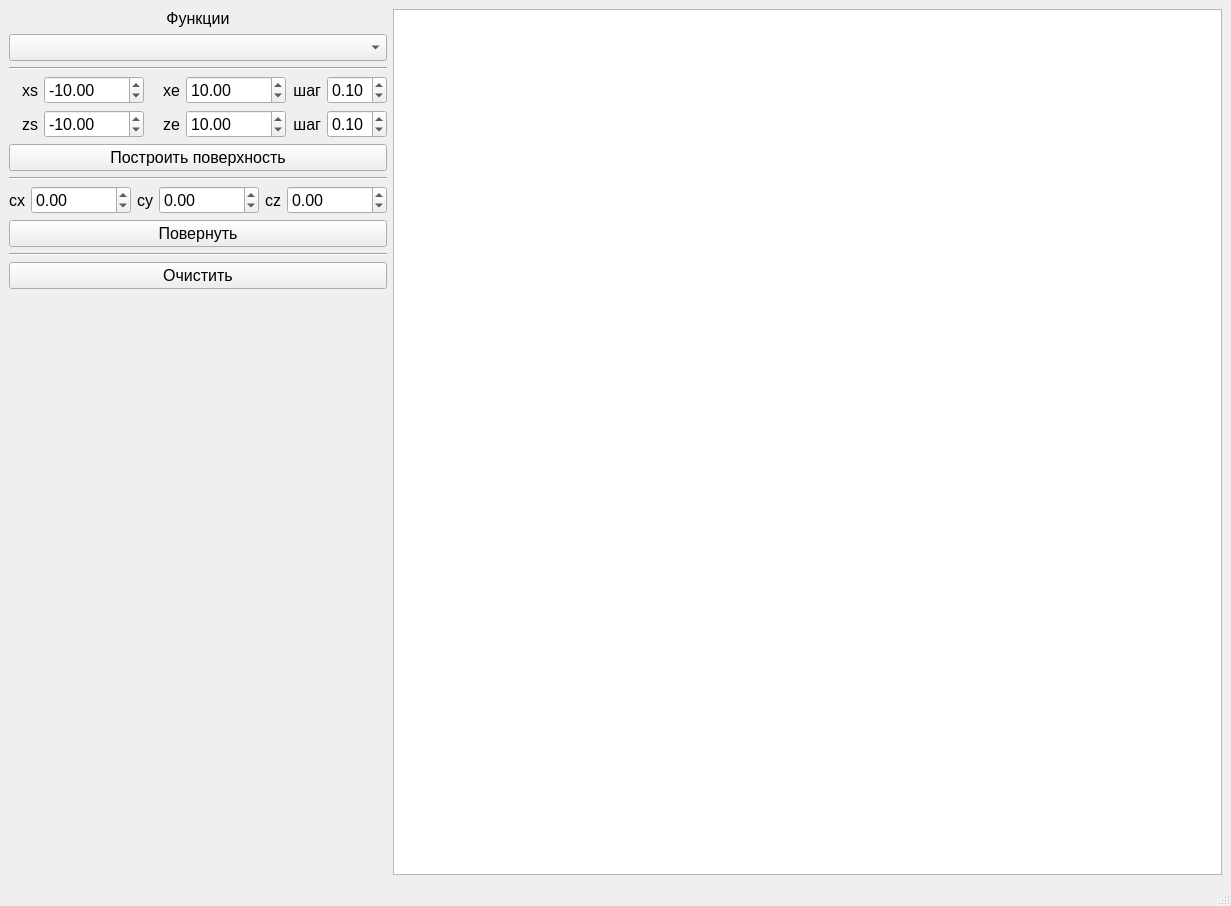
<?xml version="1.0" encoding="UTF-8"?>
<ui version="4.0">
 <class>MainWindow</class>
 <widget class="QMainWindow" name="MainWindow">
  <property name="geometry">
   <rect>
    <x>0</x>
    <y>0</y>
    <width>1231</width>
    <height>906</height>
   </rect>
  </property>
  <property name="windowTitle">
   <string>MainWindow</string>
  </property>
  <widget class="QWidget" name="centralwidget">
   <layout class="QHBoxLayout" name="horizontalLayout_2">
    <item>
     <layout class="QVBoxLayout" name="verticalLayout">
      <item>
       <widget class="QLabel" name="label">
        <property name="sizePolicy">
         <sizepolicy hsizetype="Minimum" vsizetype="Preferred">
          <horstretch>0</horstretch>
          <verstretch>0</verstretch>
         </sizepolicy>
        </property>
        <property name="font">
         <font>
          <pointsize>12</pointsize>
         </font>
        </property>
        <property name="text">
         <string>Функции</string>
        </property>
        <property name="alignment">
         <set>Qt::AlignCenter</set>
        </property>
       </widget>
      </item>
      <item>
       <widget class="QComboBox" name="functionComboBox">
        <property name="sizePolicy">
         <sizepolicy hsizetype="Minimum" vsizetype="Fixed">
          <horstretch>0</horstretch>
          <verstretch>0</verstretch>
         </sizepolicy>
        </property>
        <property name="font">
         <font>
          <pointsize>12</pointsize>
         </font>
        </property>
       </widget>
      </item>
      <item>
       <widget class="Line" name="line">
        <property name="orientation">
         <enum>Qt::Horizontal</enum>
        </property>
       </widget>
      </item>
      <item>
       <layout class="QGridLayout" name="gridLayout_2">
        <item row="0" column="3">
         <widget class="QDoubleSpinBox" name="xe">
          <property name="sizePolicy">
           <sizepolicy hsizetype="Minimum" vsizetype="Fixed">
            <horstretch>0</horstretch>
            <verstretch>0</verstretch>
           </sizepolicy>
          </property>
          <property name="font">
           <font>
            <pointsize>12</pointsize>
           </font>
          </property>
          <property name="minimum">
           <double>-99999.000000000000000</double>
          </property>
          <property name="maximum">
           <double>99999.000000000000000</double>
          </property>
          <property name="value">
           <double>10.000000000000000</double>
          </property>
         </widget>
        </item>
        <item row="0" column="0">
         <widget class="QLabel" name="label_6">
          <property name="sizePolicy">
           <sizepolicy hsizetype="Minimum" vsizetype="Preferred">
            <horstretch>0</horstretch>
            <verstretch>0</verstretch>
           </sizepolicy>
          </property>
          <property name="font">
           <font>
            <pointsize>12</pointsize>
           </font>
          </property>
          <property name="text">
           <string>xs</string>
          </property>
          <property name="alignment">
           <set>Qt::AlignRight|Qt::AlignTrailing|Qt::AlignVCenter</set>
          </property>
         </widget>
        </item>
        <item row="1" column="0">
         <widget class="QLabel" name="label_7">
          <property name="sizePolicy">
           <sizepolicy hsizetype="Minimum" vsizetype="Preferred">
            <horstretch>0</horstretch>
            <verstretch>0</verstretch>
           </sizepolicy>
          </property>
          <property name="font">
           <font>
            <pointsize>12</pointsize>
           </font>
          </property>
          <property name="text">
           <string>zs</string>
          </property>
          <property name="alignment">
           <set>Qt::AlignRight|Qt::AlignTrailing|Qt::AlignVCenter</set>
          </property>
         </widget>
        </item>
        <item row="1" column="4">
         <widget class="QLabel" name="label_5">
          <property name="sizePolicy">
           <sizepolicy hsizetype="Minimum" vsizetype="Preferred">
            <horstretch>0</horstretch>
            <verstretch>0</verstretch>
           </sizepolicy>
          </property>
          <property name="font">
           <font>
            <pointsize>12</pointsize>
           </font>
          </property>
          <property name="text">
           <string>шаг</string>
          </property>
          <property name="alignment">
           <set>Qt::AlignRight|Qt::AlignTrailing|Qt::AlignVCenter</set>
          </property>
         </widget>
        </item>
        <item row="0" column="1">
         <widget class="QDoubleSpinBox" name="xs">
          <property name="sizePolicy">
           <sizepolicy hsizetype="Minimum" vsizetype="Fixed">
            <horstretch>0</horstretch>
            <verstretch>0</verstretch>
           </sizepolicy>
          </property>
          <property name="font">
           <font>
            <pointsize>12</pointsize>
           </font>
          </property>
          <property name="minimum">
           <double>-99999.000000000000000</double>
          </property>
          <property name="maximum">
           <double>99999.000000000000000</double>
          </property>
          <property name="value">
           <double>-10.000000000000000</double>
          </property>
         </widget>
        </item>
        <item row="0" column="2">
         <widget class="QLabel" name="label_2">
          <property name="sizePolicy">
           <sizepolicy hsizetype="Minimum" vsizetype="Preferred">
            <horstretch>0</horstretch>
            <verstretch>0</verstretch>
           </sizepolicy>
          </property>
          <property name="font">
           <font>
            <pointsize>12</pointsize>
           </font>
          </property>
          <property name="text">
           <string>xe</string>
          </property>
          <property name="alignment">
           <set>Qt::AlignRight|Qt::AlignTrailing|Qt::AlignVCenter</set>
          </property>
         </widget>
        </item>
        <item row="1" column="5">
         <widget class="QDoubleSpinBox" name="zd">
          <property name="sizePolicy">
           <sizepolicy hsizetype="Minimum" vsizetype="Fixed">
            <horstretch>0</horstretch>
            <verstretch>0</verstretch>
           </sizepolicy>
          </property>
          <property name="font">
           <font>
            <pointsize>12</pointsize>
           </font>
          </property>
          <property name="minimum">
           <double>0.010000000000000</double>
          </property>
          <property name="maximum">
           <double>2.000000000000000</double>
          </property>
          <property name="singleStep">
           <double>0.100000000000000</double>
          </property>
          <property name="value">
           <double>0.100000000000000</double>
          </property>
         </widget>
        </item>
        <item row="0" column="5">
         <widget class="QDoubleSpinBox" name="xd">
          <property name="sizePolicy">
           <sizepolicy hsizetype="Minimum" vsizetype="Fixed">
            <horstretch>0</horstretch>
            <verstretch>0</verstretch>
           </sizepolicy>
          </property>
          <property name="font">
           <font>
            <pointsize>12</pointsize>
           </font>
          </property>
          <property name="decimals">
           <number>2</number>
          </property>
          <property name="minimum">
           <double>0.010000000000000</double>
          </property>
          <property name="maximum">
           <double>2.000000000000000</double>
          </property>
          <property name="singleStep">
           <double>0.100000000000000</double>
          </property>
          <property name="value">
           <double>0.100000000000000</double>
          </property>
         </widget>
        </item>
        <item row="1" column="2">
         <widget class="QLabel" name="label_4">
          <property name="sizePolicy">
           <sizepolicy hsizetype="Minimum" vsizetype="Preferred">
            <horstretch>0</horstretch>
            <verstretch>0</verstretch>
           </sizepolicy>
          </property>
          <property name="font">
           <font>
            <pointsize>12</pointsize>
           </font>
          </property>
          <property name="text">
           <string>ze</string>
          </property>
          <property name="alignment">
           <set>Qt::AlignRight|Qt::AlignTrailing|Qt::AlignVCenter</set>
          </property>
         </widget>
        </item>
        <item row="1" column="3">
         <widget class="QDoubleSpinBox" name="ze">
          <property name="sizePolicy">
           <sizepolicy hsizetype="Minimum" vsizetype="Fixed">
            <horstretch>0</horstretch>
            <verstretch>0</verstretch>
           </sizepolicy>
          </property>
          <property name="font">
           <font>
            <pointsize>12</pointsize>
           </font>
          </property>
          <property name="minimum">
           <double>-99999.000000000000000</double>
          </property>
          <property name="maximum">
           <double>99999.000000000000000</double>
          </property>
          <property name="value">
           <double>10.000000000000000</double>
          </property>
         </widget>
        </item>
        <item row="0" column="4">
         <widget class="QLabel" name="label_3">
          <property name="sizePolicy">
           <sizepolicy hsizetype="Minimum" vsizetype="Preferred">
            <horstretch>0</horstretch>
            <verstretch>0</verstretch>
           </sizepolicy>
          </property>
          <property name="font">
           <font>
            <pointsize>12</pointsize>
           </font>
          </property>
          <property name="text">
           <string>шаг</string>
          </property>
          <property name="alignment">
           <set>Qt::AlignRight|Qt::AlignTrailing|Qt::AlignVCenter</set>
          </property>
         </widget>
        </item>
        <item row="1" column="1">
         <widget class="QDoubleSpinBox" name="zs">
          <property name="sizePolicy">
           <sizepolicy hsizetype="Minimum" vsizetype="Fixed">
            <horstretch>0</horstretch>
            <verstretch>0</verstretch>
           </sizepolicy>
          </property>
          <property name="font">
           <font>
            <pointsize>12</pointsize>
           </font>
          </property>
          <property name="minimum">
           <double>-99999.000000000000000</double>
          </property>
          <property name="maximum">
           <double>99999.000000000000000</double>
          </property>
          <property name="value">
           <double>-10.000000000000000</double>
          </property>
         </widget>
        </item>
       </layout>
      </item>
      <item>
       <widget class="QPushButton" name="buildButton">
        <property name="sizePolicy">
         <sizepolicy hsizetype="Minimum" vsizetype="Fixed">
          <horstretch>0</horstretch>
          <verstretch>0</verstretch>
         </sizepolicy>
        </property>
        <property name="font">
         <font>
          <pointsize>12</pointsize>
         </font>
        </property>
        <property name="text">
         <string>Построить поверхность</string>
        </property>
       </widget>
      </item>
      <item>
       <widget class="Line" name="line_2">
        <property name="orientation">
         <enum>Qt::Horizontal</enum>
        </property>
       </widget>
      </item>
      <item>
       <layout class="QHBoxLayout" name="horizontalLayout">
        <item>
         <widget class="QLabel" name="label_8">
          <property name="sizePolicy">
           <sizepolicy hsizetype="Minimum" vsizetype="Preferred">
            <horstretch>0</horstretch>
            <verstretch>0</verstretch>
           </sizepolicy>
          </property>
          <property name="font">
           <font>
            <pointsize>12</pointsize>
           </font>
          </property>
          <property name="text">
           <string>cx</string>
          </property>
          <property name="alignment">
           <set>Qt::AlignRight|Qt::AlignTrailing|Qt::AlignVCenter</set>
          </property>
         </widget>
        </item>
        <item>
         <widget class="QDoubleSpinBox" name="tx">
          <property name="sizePolicy">
           <sizepolicy hsizetype="Minimum" vsizetype="Fixed">
            <horstretch>0</horstretch>
            <verstretch>0</verstretch>
           </sizepolicy>
          </property>
          <property name="font">
           <font>
            <pointsize>12</pointsize>
           </font>
          </property>
          <property name="minimum">
           <double>-99999.000000000000000</double>
          </property>
          <property name="maximum">
           <double>99999.000000000000000</double>
          </property>
         </widget>
        </item>
        <item>
         <widget class="QLabel" name="label_9">
          <property name="sizePolicy">
           <sizepolicy hsizetype="Minimum" vsizetype="Preferred">
            <horstretch>0</horstretch>
            <verstretch>0</verstretch>
           </sizepolicy>
          </property>
          <property name="font">
           <font>
            <pointsize>12</pointsize>
           </font>
          </property>
          <property name="text">
           <string>cy</string>
          </property>
          <property name="alignment">
           <set>Qt::AlignRight|Qt::AlignTrailing|Qt::AlignVCenter</set>
          </property>
         </widget>
        </item>
        <item>
         <widget class="QDoubleSpinBox" name="ty">
          <property name="sizePolicy">
           <sizepolicy hsizetype="Minimum" vsizetype="Fixed">
            <horstretch>0</horstretch>
            <verstretch>0</verstretch>
           </sizepolicy>
          </property>
          <property name="font">
           <font>
            <pointsize>12</pointsize>
           </font>
          </property>
          <property name="minimum">
           <double>-99999.000000000000000</double>
          </property>
          <property name="maximum">
           <double>99999.000000000000000</double>
          </property>
         </widget>
        </item>
        <item>
         <widget class="QLabel" name="label_10">
          <property name="sizePolicy">
           <sizepolicy hsizetype="Minimum" vsizetype="Preferred">
            <horstretch>0</horstretch>
            <verstretch>0</verstretch>
           </sizepolicy>
          </property>
          <property name="font">
           <font>
            <pointsize>12</pointsize>
           </font>
          </property>
          <property name="text">
           <string>cz</string>
          </property>
          <property name="alignment">
           <set>Qt::AlignRight|Qt::AlignTrailing|Qt::AlignVCenter</set>
          </property>
         </widget>
        </item>
        <item>
         <widget class="QDoubleSpinBox" name="tz">
          <property name="sizePolicy">
           <sizepolicy hsizetype="Minimum" vsizetype="Fixed">
            <horstretch>0</horstretch>
            <verstretch>0</verstretch>
           </sizepolicy>
          </property>
          <property name="font">
           <font>
            <pointsize>12</pointsize>
           </font>
          </property>
          <property name="minimum">
           <double>-99999.000000000000000</double>
          </property>
          <property name="maximum">
           <double>99999.000000000000000</double>
          </property>
         </widget>
        </item>
       </layout>
      </item>
      <item>
       <widget class="QPushButton" name="rotateButton">
        <property name="sizePolicy">
         <sizepolicy hsizetype="Minimum" vsizetype="Fixed">
          <horstretch>0</horstretch>
          <verstretch>0</verstretch>
         </sizepolicy>
        </property>
        <property name="font">
         <font>
          <pointsize>12</pointsize>
         </font>
        </property>
        <property name="text">
         <string>Повернуть</string>
        </property>
        <property name="autoRepeat">
         <bool>true</bool>
        </property>
        <property name="autoRepeatDelay">
         <number>50</number>
        </property>
        <property name="autoRepeatInterval">
         <number>50</number>
        </property>
       </widget>
      </item>
      <item>
       <widget class="Line" name="line_3">
        <property name="orientation">
         <enum>Qt::Horizontal</enum>
        </property>
       </widget>
      </item>
      <item>
       <widget class="QPushButton" name="pushButton_3">
        <property name="sizePolicy">
         <sizepolicy hsizetype="Minimum" vsizetype="Fixed">
          <horstretch>0</horstretch>
          <verstretch>0</verstretch>
         </sizepolicy>
        </property>
        <property name="font">
         <font>
          <pointsize>12</pointsize>
         </font>
        </property>
        <property name="text">
         <string>Очистить</string>
        </property>
       </widget>
      </item>
      <item>
       <spacer name="verticalSpacer">
        <property name="orientation">
         <enum>Qt::Vertical</enum>
        </property>
        <property name="sizeHint" stdset="0">
         <size>
          <width>20</width>
          <height>40</height>
         </size>
        </property>
       </spacer>
      </item>
     </layout>
    </item>
    <item>
     <widget class="QGraphicsView" name="graphicsView">
      <property name="alignment">
       <set>Qt::AlignLeading|Qt::AlignLeft|Qt::AlignTop</set>
      </property>
     </widget>
    </item>
   </layout>
  </widget>
  <widget class="QMenuBar" name="menubar">
   <property name="geometry">
    <rect>
     <x>0</x>
     <y>0</y>
     <width>1231</width>
     <height>21</height>
    </rect>
   </property>
  </widget>
  <widget class="QStatusBar" name="statusbar"/>
 </widget>
 <resources/>
 <connections/>
</ui>
